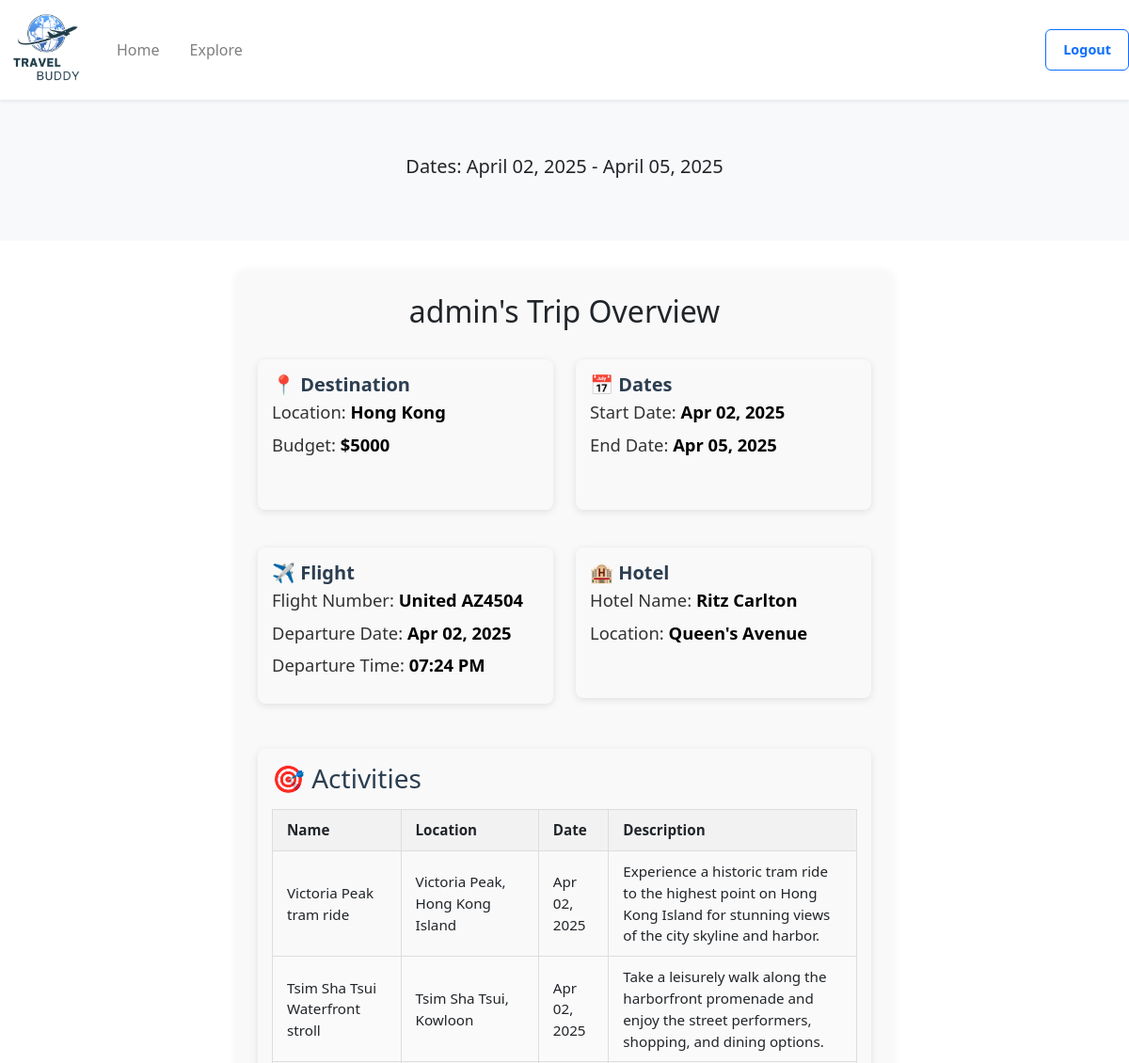
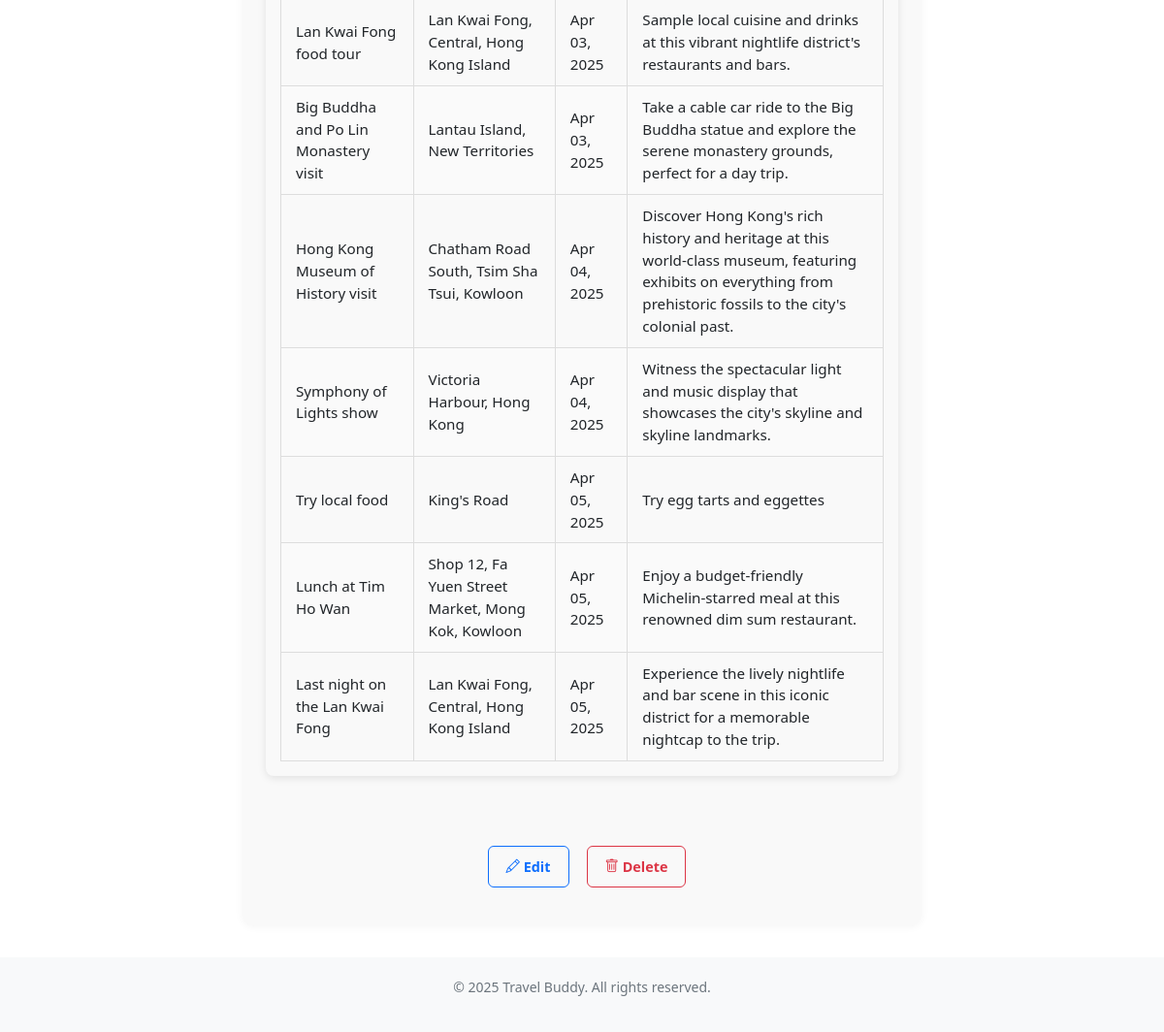
The app's page /plan/1 (signed in) with its own data (2 pictures, top to bottom).
### website/models.py (models this page shows)
class Trip(db.Model):
    __tablename__ = 'trip'
    id = db.Column(db.Integer, primary_key=True)
    destination = db.Column(db.String(200), nullable=False)
    start_date = db.Column(db.Date, nullable=False)
    end_date = db.Column(db.Date, nullable=False)
    travelers = db.Column(db.Integer)
    budget = db.Column(db.Integer)
    public = db.Column(db.Boolean, default=False)  # for sharing on explore page (False = private, True = public)
    starred = db.Column(db.Boolean, default=False)
    user_id = db.Column(db.Integer, db.ForeignKey('user.id'))           # each trip belongs to a user
    flights = db.relationship('Flight', backref='trip', cascade="all, delete-orphan")
    hotels = db.relationship('Hotel', backref='trip', cascade="all, delete-orphan")
    activities = db.relationship('Activity', backref='trip', cascade="all, delete-orphan")
    bookings = db.relationship('Booking', backref='trip', cascade="all, delete-orphan")

class User(db.Model, UserMixin):
    __tablename__ = 'user'
    id = db.Column(db.Integer, primary_key=True)
    name = db.Column(db.String(200))
    email = db.Column(db.String(200), unique=True)
    password = db.Column(db.String(200))

class Flight(db.Model):
   __tablename__ = 'flight'
   id = db.Column(db.Integer, primary_key=True)
   airline = db.Column(db.String(200))
   flight_number = db.Column(db.String(100), nullable=False)
   departure_date = db.Column(db.Date, nullable=False)
   departure_time = db.Column(db.Time, nullable=False)
   trip_id = db.Column(db.Integer, db.ForeignKey('trip.id', ondelete="CASCADE"))

class Hotel(db.Model):
    __tablename__ = 'hotel'
    id = db.Column(db.Integer, primary_key=True)
    hotel_name = db.Column(db.String(200), nullable=False)
    location = db.Column(db.String(200), nullable=False)
    trip_id = db.Column(db.Integer, db.ForeignKey('trip.id', ondelete="CASCADE"))

class Activity(db.Model):
    __tablename__ = 'activity'
    id = db.Column(db.Integer, primary_key=True)
    activity_name = db.Column(db.String(200), nullable=False)
    location = db.Column(db.String(200), nullable=False)
    date = db.Column(db.Date, nullable=False)
    description = db.Column(db.String(500))
    trip_id = db.Column(db.Integer, db.ForeignKey('trip.id', ondelete="CASCADE"))

### website/views.py (the view)
@views.route('/plan/<int:trip_id>')
@login_required
def view_plan(trip_id):
    trip = Trip.query.get_or_404(trip_id)
    flight = Flight.query.filter_by(trip_id=trip_id).first()
    hotel = Hotel.query.filter_by(trip_id=trip_id).first()
    activities = Activity.query.filter_by(trip_id=trip_id).all()
    if trip.user_id != current_user.id:
        abort(403)
    return render_template("plan.html", user=current_user, trip=trip, flight=flight, hotel=hotel, activities=activities)

### website/__init__.py (called while the page is built)
def create_app():
    app = Flask(__name__)
    app.config['SECRET_KEY'] = 'asdfa asdfa'
    app.config['SQLALCHEMY_DATABASE_URI'] = f'sqlite:///{DB_NAME}'
    app.config['DATABASE'] = os.path.join(app.instance_path, DB_NAME)
    db.init_app(app)
    from .views import views
    from .auth import auth
    app.register_blueprint(views, url_prefix='/')
    app.register_blueprint(auth, url_prefix='/')
    from .models import User
    with app.app_context():
        if not path.exists(DB_NAME):
            db.create_all()
            print("Database created successfully")
    login_manager = LoginManager()
    login_manager.login_view = 'auth.login'
    login_manager.init_app(app)
    @login_manager.user_loader
    def load_user(id):
        return User.query.get(int(id))
    return app

### website/templates/plan.html (shortened to what this page needs)
<!DOCTYPE html>
<html>
  <head>
    <link rel="stylesheet" href="https://stackpath.bootstrapcdn.com/bootstrap/4.4.1/css/bootstrap.min.css" />
    <link href="https://cdn.jsdelivr.net/npm/bootstrap-icons/font/bootstrap-icons.css" rel="stylesheet" />
    <link rel="stylesheet" href="https://stackpath.bootstrapcdn.com/font-awesome/4.7.0/css/font-awesome.min.css" />
    <link href="https://cdn.jsdelivr.net/npm/bootstrap@5.3.0/dist/css/bootstrap.min.css" rel="stylesheet" />
  </head>
  <body class="min-vh-100 d-flex flex-column">
    <nav class="navbar navbar-expand-lg navbar-light bg-white shadow-sm">
      <a class="navbar-brand" href="/home">
        <img src="{{url_for('static', filename='images/logo.png')}}" class="d-inline-block align-top logo-nav" />
      </a>
      <div class="collapse navbar-collapse" id="navbar">
        <div class="navbar-nav">
          <a class="nav-item nav-link mr-3" id="home" href="/home">Home</a>
          <a class="nav-item nav-link" id="explore" href="/explore">Explore</a>
        </div>
        <br/>
        <div class="ml-auto">
          <a class="btn btn-outline-primary" id="logout" href="/" role="button">Logout</a>
        </div>
      </div>
    </nav>
    <section class="hero">
      <div class="container">
        <p style="text-align: center" class="lead mt-3 mb-4">Dates: {{ trip.start_date.strftime('%B %d, %Y') }} - {{ trip.end_date.strftime('%B %d, %Y') }}</p>
      </div>
    </section>
    <div class="trip-summary">
      <h2>{{ user.name }}'s Trip Overview</h2>
      <div class="row mt-3">
        <div class="col-md-6">
          <section class="trip-info-card">
            <h3 class="trip-info-title">📍 Destination</h3>
            <p class="trip-info-detail">Location: <strong>{{ trip.destination }}</strong></p>
            <p class="trip-info-detail">Budget: <strong>${{trip.budget}}</strong></p>
          </section>
        </div>
        <div class="col-md-6">
          <section class="trip-info-card">
            <h3 class="trip-info-title">📅 Dates</h3>
            <p class="trip-info-detail">Start Date: <strong>{{ trip.start_date.strftime('%b %d, %Y') }}</strong></p>
            <p class="trip-info-detail">End Date: <strong>{{ trip.end_date.strftime('%b %d, %Y') }}</strong></p>
          </section>
        </div>
      </div>
      <div class="row mt-3">
        {% if flight %}
        <div class="col-md-6">
          <section class="trip-info-card">
            <h3 class="trip-info-title">✈️ Flight</h3>
            <p class="trip-info-detail">Flight Number: <strong>{{ flight.airline }} {{ flight.flight_number }}</strong></p>
            <p class="trip-info-detail">Departure Date: <strong>{{ flight.departure_date.strftime('%b %d, %Y') }}</strong></p>
            <p class="trip-info-detail">Departure Time: <strong>{{ flight.departure_time.strftime('%I:%M %p') }}</strong></p>
          </section>
        </div>
        {% endif %} {% if hotel %}
        <div class="col-md-6">
          <section class="trip-info-card">
            <h3 class="trip-info-title">🏨 Hotel</h3>
            <p class="trip-info-detail">Hotel Name: <strong>{{ hotel.hotel_name }}</strong></p>
            <p class="trip-info-detail">Location: <strong>{{ hotel.location }}</strong></p>
          </section>
        </div>
        {% endif %}
      </div>
      {% if activities %}
      <div class="row mt-4">
        <div class="col-md-12">
          <section class="trip-info-card">
            <h3>🎯 Activities</h3>
            <table class="activity-table">
              <thead>
                <tr>
                  <th>Name</th>
                  <th>Location</th>
                  <th>Date</th>
                  <th>Description</th>
                </tr>
              </thead>
              <tbody>
                {% for activity in activities|sort(attribute='date') %}
                <tr>
                  <td>{{ activity.activity_name }}</td>
                  <td>{{ activity.location }}</td>
                  <td>{{ activity.date.strftime('%b %d, %Y') }}</td>
                  <td>{{ activity.description or '—' }}</td>
                </tr>
                {% endfor %}
              </tbody>
            </table>
          </section>
        </div>
      </div>
      {% endif %}
      <div class="d-flex justify-content-center mt-5 mb-3">
        <div class="d-flex gap-2">
          <a href="{{ url_for('views.edit_plan', trip_id=trip.id) }}" class="btn btn-sm btn-outline-primary"> <i class="bi bi-pencil"></i> Edit </a>
          <form action="{{ url_for('views.delete_plan', trip_id=trip.id) }}" method="POST" onsubmit="return confirm('Are you sure you want to delete this trip?');">
            <button type="submit" class="btn btn-sm btn-outline-danger"><i class="bi bi-trash"></i> Delete</button>
          </form>
        </div>
      </div>
    </div>
    <footer class="footer mt-auto">
      <div class="container">
        <p>© 2025 Travel Buddy. All rights reserved.</p>
      </div>
    </footer>
  </body>
</html>

### website/templates/plan.html (style rules this page uses)
.hero { background: #f8f9fa; padding: 40px 0; text-align: left; }
.footer { background: #f8f9fa; padding: 20px 0; text-align: center; font-size: 14px; color: #6c757d; }
.logo-nav { width: 100px; height: 80px; object-fit: contain; }
.trip-summary { max-width: 700px; margin: 2rem auto; padding: 1.5rem; border-radius: 12px; background-color: #f9f9f9; box-shadow: 0 0 10px rgba(0, 0, 0, 0.05); font-family: 'Segoe UI', sans-serif; }
.trip-summary section { margin-bottom: 1.5rem; }
.trip-summary h2 { text-align: center; margin-bottom: 2rem; }
.trip-summary h3 { margin-bottom: 0.5rem; color: #2c3e50; }
.activity-table { width: 100%; border-collapse: collapse; margin-top: 1rem; font-size: 0.95rem; }
.activity-table th, .activity-table td { padding: 10px 15px; border: 1px solid #ddd; text-align: left; }
.activity-table thead { background-color: #f2f2f2; }
.activity-table tr:nth-child(even) { background-color: #fafafa; }
.btn { display: inline-block; padding: 10px 18px; margin-left: 10px; font-size: 0.9rem; font-weight: bold; text-decoration: none; border-radius: 6px; cursor: pointer; }
.trip-info-card { min-height: 160px; min-width: 300px; background-color: #f9f9f9; border-radius: 8px; padding: 15px; margin-bottom: 20px; box-shadow: 0 2px 8px rgba(0, 0, 0, 0.1); }
.trip-info-title { font-size: 1.25rem; font-weight: 600; margin-bottom: 10px; color: #007bff; }
.trip-info-detail { font-size: 1.15rem; color: #333; line-height: 1; }
.trip-info-detail strong { color: #000; font-weight: 700; }

### records on screen
Trip: start_date "April 02, 2025", end_date "April 05, 2025", destination "Hong Kong", budget "5000", start_date "Apr 02, 2025", end_date "Apr 05, 2025"
User: name "admin"
Flight: airline "United", flight_number "AZ4504", departure_date "Apr 02, 2025", departure_time "07:24 PM"
Hotel: hotel_name "Ritz Carlton", location "Queen's Avenue"
Activity: activity_name "Victoria Peak tram ride", location "Victoria Peak, Hong Kong Island", date "Apr 02, 2025", description "Experience a historic tram ride to the highest point on Hong Kong Island for stunning views of the city skyline and harbor."
Activity: activity_name "Tsim Sha Tsui Waterfront stroll", location "Tsim Sha Tsui, Kowloon", date "Apr 02, 2025", description "Take a leisurely walk along the harborfront promenade and enjoy the street performers, shopping, and dining options."
Activity: activity_name "Lan Kwai Fong food tour", location "Lan Kwai Fong, Central, Hong Kong Island", date "Apr 03, 2025", description "Sample local cuisine and drinks at this vibrant nightlife district's restaurants and bars."
Activity: activity_name "Big Buddha and Po Lin Monastery visit", location "Lantau Island, New Territories", date "Apr 03, 2025", description "Take a cable car ride to the Big Buddha statue and explore the serene monastery grounds, perfect for a day trip."
Activity: activity_name "Hong Kong Museum of History visit", location "Chatham Road South, Tsim Sha Tsui, Kowloon", date "Apr 04, 2025", description "Discover Hong Kong's rich history and heritage at this world-class museum, featuring exhibits on everything from prehistoric fossils to the city's colonial past."
Activity: activity_name "Symphony of Lights show", location "Victoria Harbour, Hong Kong", date "Apr 04, 2025", description "Witness the spectacular light and music display that showcases the city's skyline and skyline landmarks."
Activity: activity_name "Try local food", location "King's Road", date "Apr 05, 2025", description "Try egg tarts and eggettes"
Activity: activity_name "Lunch at Tim Ho Wan", location "Shop 12, Fa Yuen Street Market, Mong Kok, Kowloon", date "Apr 05, 2025", description "Enjoy a budget-friendly Michelin-starred meal at this renowned dim sum restaurant."
Activity: activity_name "Last night on the Lan Kwai Fong", location "Lan Kwai Fong, Central, Hong Kong Island", date "Apr 05, 2025", description "Experience the lively nightlife and bar scene in this iconic district for a memorable nightcap to the trip."
